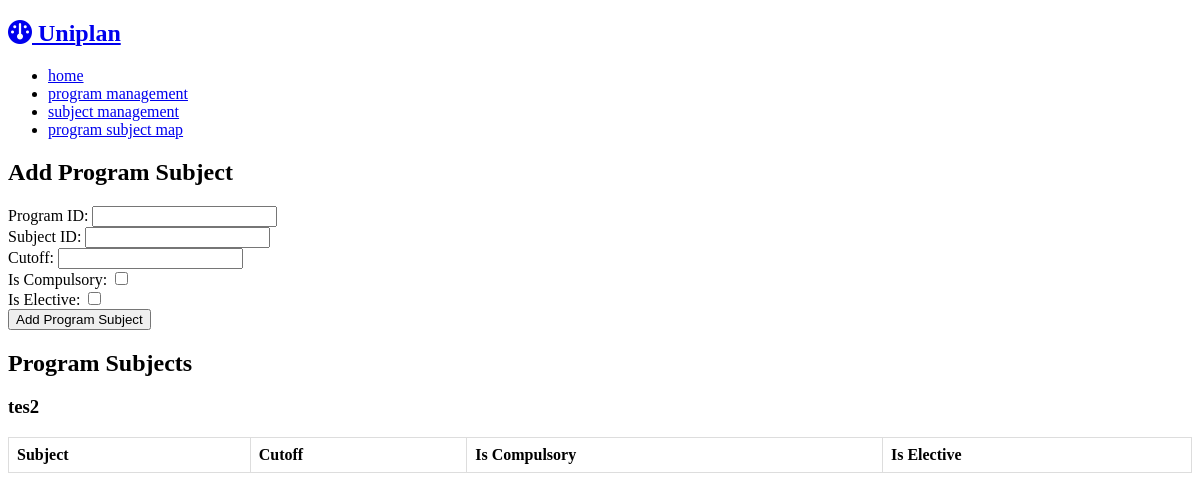
The app's page /prog_sub, older data.
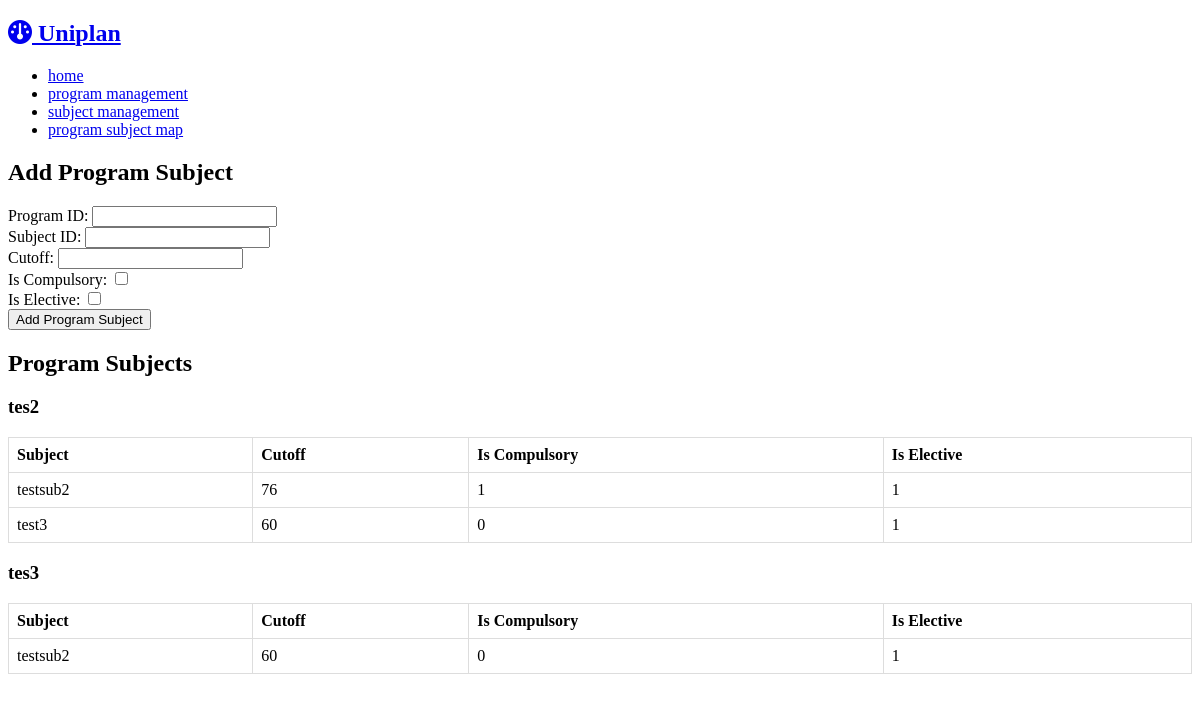
The same page, newer data.
### uniplan/models.py (models this page shows)
class Program(db.Model):
    __tablename__ = 'program'
    program_id = db.Column(db.Integer, primary_key=True, unique=True)
    program_name = db.Column(db.Text, nullable=False)
    field = db.Column(db.Integer)
    department = db.Column(db.Text)
    university = db.Column(db.Text)
    description = db.Column(db.Text)
    tuition_fees = db.Column(db.Integer)

class ProgramSubject(db.Model):
    __tablename__ = 'program_subject'
    program_id = db.Column(db.Integer, db.ForeignKey('program.program_id'), primary_key=True)
    subject_id = db.Column(db.Integer, db.ForeignKey('subject.subject_id'), primary_key=True)
    cutoff = db.Column(db.Integer)
    is_compulsory = db.Column(db.Integer, default=0)
    is_elective = db.Column(db.Integer, default=1)
    program = db.relationship('Program', backref=db.backref('program_subjects', cascade='all, delete-orphan'))
    subject = db.relationship('Subject', backref=db.backref('program_subjects', cascade='all, delete-orphan'))

class Subject(db.Model):
    __tablename__ = 'subject'
    subject_id = db.Column(db.Integer, primary_key=True, autoincrement=True, unique=True)
    subject_name = db.Column(db.Text)

### uniplan/routes.py (the view, shortened to what this page needs)
@app.route('/prog_sub', methods=['GET', 'POST'])
def manage_prog_sub():
    programs = Program.query.all()
    prog_subs = ProgramSubject.query.all()
    form = ProgramSubjectForm()
    return render_template('prog_sub.html', form=form, prog_subs=prog_subs, programs=programs)

### uniplan/forms.py (shortened to what this page needs)
class ProgramSubjectForm(FlaskForm):
    program_id = IntegerField('Program ID', validators=[DataRequired()])
    subject_id = IntegerField('Subject ID', validators=[DataRequired()])
    cutoff = IntegerField('Cutoff', validators=[Optional()])
    is_compulsory = BooleanField('Is Compulsory')
    is_elective = BooleanField('Is Elective')

### uniplan/templates/prog_sub.html (shortened to what this page needs)
{% extends 'base.html' %}
{% block content %}
<div class="container">
    <h2>Add Program Subject</h2>
    <form method="post" action="{{ url_for('manage_prog_sub') }}">
        <div class="form-group">
            <label for="program_id">Program ID:</label>
            {{ form.program_id(class="form-control") }}
        </div>
        <div class="form-group">
            <label for="subject_id">Subject ID:</label>
            {{ form.subject_id(class="form-control") }}
        </div>
        <div class="form-group">
            <label for="cutoff">Cutoff:</label>
            {{ form.cutoff(class="form-control") }}
        </div>
        <div class="form-group">
            <label for="is_compulsory">Is Compulsory:</label>
            {{ form.is_compulsory(class="form-control") }}
        </div>
        <div class="form-group">
            <label for="is_elective">Is Elective:</label>
            {{ form.is_elective(class="form-control") }}
        </div>
        <button type="submit" class="btn btn-primary">Add Program Subject</button>
    </form>
</div>
<h2>Program Subjects</h2>
    {% for program in programs %}
    <h3>{{ program.program_name }}</h3>
    <table class="table">
        <thead>
            <tr>
                <th>Subject</th>
                <th>Cutoff</th>
                <th>Is Compulsory</th>
                <th>Is Elective</th>
            </tr>
        </thead>
        <tbody>
            {% for program_subject in program.program_subjects %}
            <tr>
                <td>{{ program_subject.subject.subject_name }}</td>
                <td>{{ program_subject.cutoff }}</td>
                <td>{{ program_subject.is_compulsory }}</td>
                <td>{{ program_subject.is_elective }}</td>
            </tr>
            {% endfor %}
        </tbody>
    </table>
{%endfor%}
{% endblock %}

### uniplan/templates/base.html (shortened to what this page needs)
<!DOCTYPE html>
<html lang="en">
<head>
    <link rel="stylesheet" href="{{ url_for('static', filename='css/main.css') }}">
    <link rel="stylesheet" href="https://cdnjs.cloudflare.com/ajax/libs/font-awesome/6.2.0/css/all.min.css">
</head>
<body>
<div class="dashboard-container">
    <nav class="navigation">
        <h1><a href='{{url_for('index')}}'><i class="fa-solid fa-dashboard"></i> Uni<strong>plan</strong></a></h1>
        <ul>
            <li><a href ='{{url_for('index')}}'>home</a></li>
            <li><a href ='{{url_for('manage_programs')}}'>program management</a></li>
            <li><a href ='{{url_for('manage_sub')}}'>subject management</a></li>
            <li><a href ='{{url_for('manage_prog_sub')}}'>program subject map</a></li>
        </ul>
    </nav>
    <main class="content-area">
    {%block content%}
        {%endblock%}
    </main>
</div>
</body>
</html>

### uniplan/static/css/main.css (style rules this page uses)
table { border-collapse: collapse; width: 100%; }
th, td { border: 1px solid #dddddd; text-align: left; padding: 8px; }

Row changes from the older to the newer data that the page shows:
added ProgramSubject: subject.subject_name "testsub2", cutoff "76", is_compulsory "1", is_elective "1", shown under Program "tes2"
added ProgramSubject: subject.subject_name "test3", cutoff "60", is_compulsory "0", is_elective "1", shown under Program "tes2"
added Program: program_name "tes3"
added ProgramSubject: subject.subject_name "testsub2", cutoff "60", is_compulsory "0", is_elective "1", shown under "tes3"
